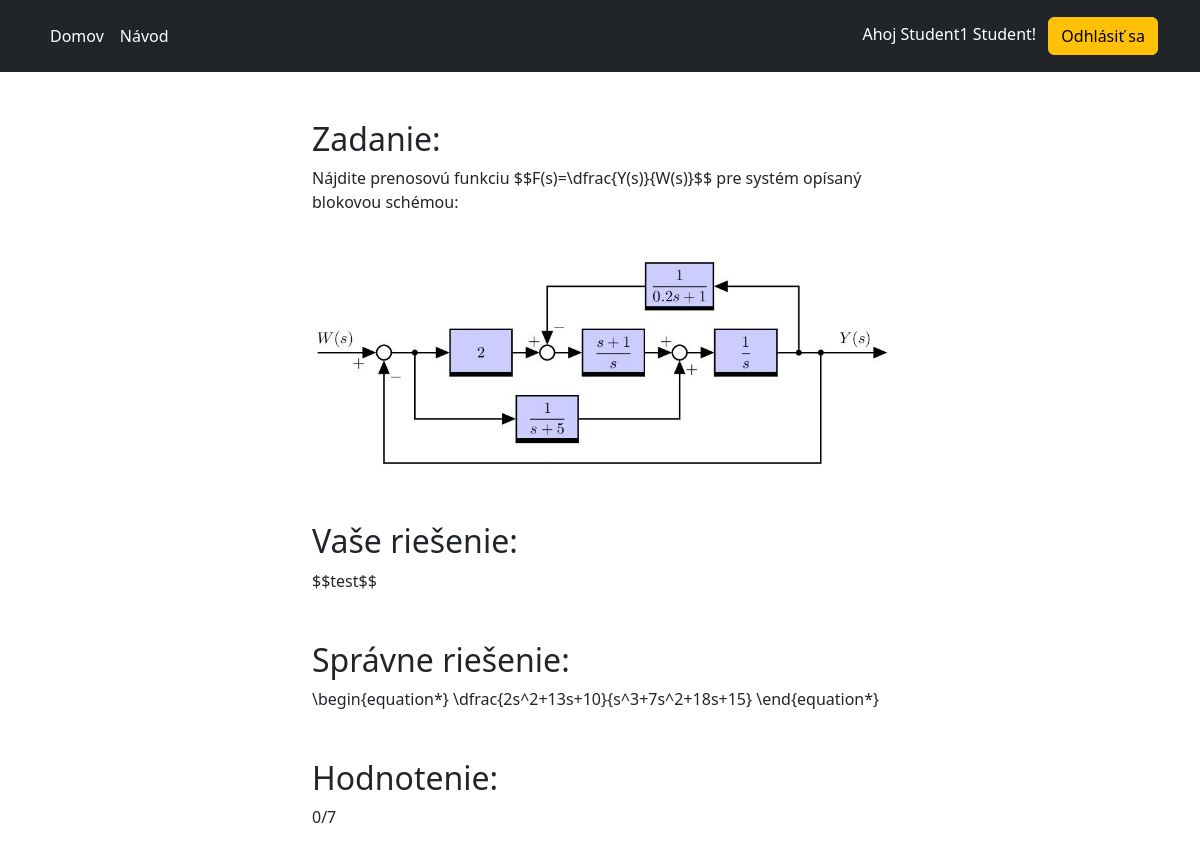
/taskSolution.php?id=43 (signed in), run on the app's committed database.
### tables this page shows
CREATE TABLE `test` (
  `id` int UNSIGNED NOT NULL,
  `points_gained` int DEFAULT NULL,
  `student_id` int UNSIGNED NOT NULL,
  `question` varchar(512) NOT NULL,
  `image` varchar(256) DEFAULT NULL,
  `solution` varchar(512) NOT NULL,
  `answer` varchar(512) DEFAULT NULL,
  `file_id` int UNSIGNED NOT NULL
);

CREATE TABLE `files` (
  `id` int UNSIGNED NOT NULL,
  `active` tinyint(1) NOT NULL,
  `active_end` date NOT NULL,
  `source` varchar(64) NOT NULL,
  `points` int NOT NULL
);

### taskSolution.php (the view, shortened to what this page needs)
<?php
require_once('config.php');
try {
    $id = $_GET['id'];
    $query = "SELECT t.question, t.image, t.answer, t.solution, t.points_gained, f.points FROM test t INNER JOIN files f ON t.file_id = f.id WHERE t.id = :id LIMIT 1";
    $stmt = $db->prepare($query);
    $stmt->bindParam(':id', $id);
    $stmt->execute();
    $task = $stmt->fetch(PDO::FETCH_ASSOC);
} catch (PDOException $e) {
    echo $e->getMessage();
}
?>
<!DOCTYPE html>
<html lang="sk">
<head>
    <link href="https://cdnjs.cloudflare.com/ajax/libs/twitter-bootstrap/5.2.0/css/bootstrap.min.css" rel="stylesheet">
    <link href="https://cdn.jsdelivr.net/npm/bootstrap@5.3.0-alpha1/dist/css/bootstrap.min.css" rel="stylesheet">
    <link href="style.css" rel="stylesheet">
</head>
<body>
    <?php
    if (isset($_SESSION["loggedin"]) && $_SESSION["loggedin"] === true) {
        include 'components/loggedin_menu.php';
    } elseif (isset($_SESSION['access_token']) && $_SESSION['access_token']) {
        include 'components/loggedin_menu.php';
    } else {
        include 'components/loggedout_menu.php';
    }
    ?>
    <main>
        <section class="container mt-5 mb-5 w-50">
            <h2>Zadanie:</h2>
            <span>
                <?php
                $question = str_replace("$", "$$", $task["question"]);
                $question = str_replace("\begin{equation*}", "$$", $question);
                $question = str_replace("\\end{equation*}", "$$", $question);
                $question = str_replace("\\", "", $question);
                $question = str_replace("dfrac", "\dfrac", $question);
                echo $question;
                if ($task["image"] != null) {
                    echo '<img src="uploads/images/' . basename($task["image"]) . '" class="img-fluid mt-5" alt="task image">';
                }
                ?>
            </span>
            <h2 class="mt-5">Vaše riešenie:</h2>
            <span>
                <?php
                if ($task["answer"] != null) {
                    $answer = str_replace("$", "$$", $task["answer"]);
                    $answer = str_replace("\begin{equation*}", "$$", $answer);
                    $answer = str_replace("\\end{equation*}", "$$", $answer);
                    if (substr($answer, 0, 2) !== '$$') {
                        $answer = '$$' . $answer;
                    }
                    if (substr($answer, -2) !== '$$') {
                        $answer .= '$$';
                    }
                    echo $answer;
                } else {
                    echo "Neodovzdali ste žiadne riešenie.";
                }
                ?>
            </span>
            <h2 class="mt-5">Správne riešenie:</h2>
            <span>
                <?php
                echo str_replace("$", "$$", $task["solution"]);
                ?>
            </span>
            <h2 class="mt-5">Hodnotenie:</h2>
            <span>
                <?php
                echo $task["points_gained"] . "/" . $task["points"];
                ?>
            </span>
        </section>
    </main>
</body>
</html>

### data on the page
test: question "Nájdite prenosovú funkciu $$F(s)=\\dfrac{Y(s)}{W(s)}$$ pre systém opísaný blokovou schémou:", image (picture), solution "\\begin{equation*} \\dfrac{2s^2+13s+10}{s^3+7s^2+18s+15} \\end{equation*}", points_gained "0", file.points "7"

### other printed values
$_SESSION["first_name"] "Student1"
$_SESSION["surname"] "Student"
$answer "$$test$$"
